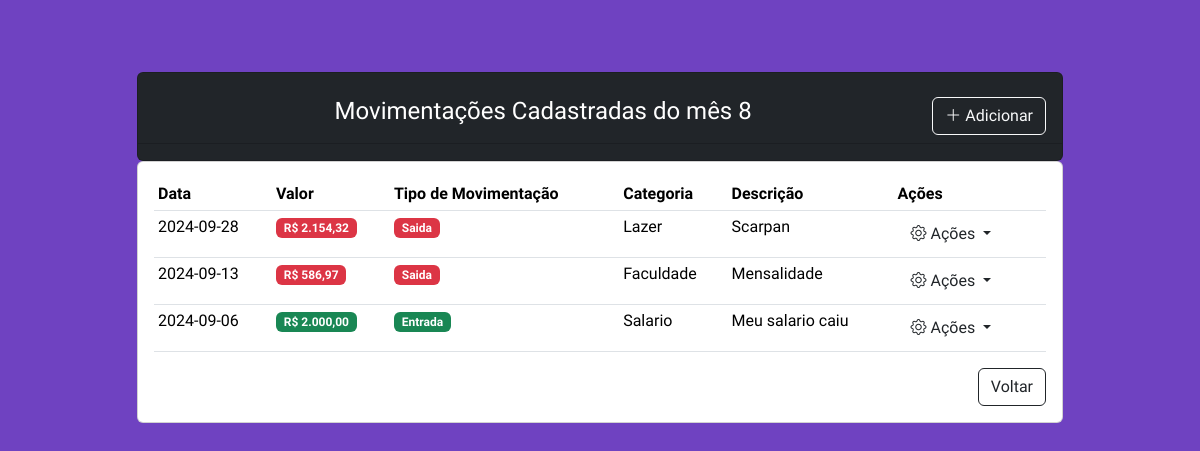
/movimentacoes/movimentacao.php?id_mes=8, run on the app's committed database.
### tables this page shows
CREATE TABLE `movimentacao` (
  `id_movimentacao` int(11) NOT NULL,
  `data_movimentacao` date NOT NULL,
  `tipo_movimentacao` enum('entrada','saida') NOT NULL,
  `descricao_movimentacao` text NOT NULL,
  `valor_movimentacao` decimal(10,2) NOT NULL,
  `id_categoria` int(11) NOT NULL,
  `id_mes` int(11) NOT NULL
);

CREATE TABLE `categoria` (
  `id_categoria` int(11) NOT NULL,
  `nome_categoria` varchar(100) NOT NULL,
  `descricao_categoria` text DEFAULT NULL
);

### movimentacoes/movimentacao.php (the view, shortened to what this page needs)
<?php
require_once '../conexao.php';
$mesId = mysqli_real_escape_string($conn, $_GET['id_mes']);
$sqlMovimentacoes = "
    SELECT m.*, c.nome_categoria
    FROM movimentacao m
    JOIN categoria c ON m.id_categoria = c.id_categoria
    WHERE m.id_mes = $mesId
    ORDER BY m.data_movimentacao DESC";
$resultMovimentacoes = $conn->query($sqlMovimentacoes);
?>
<!DOCTYPE html>
<html lang="pt-br">
<head>
    <link href="https://cdn.jsdelivr.net/npm/bootstrap@5.3.3/dist/css/bootstrap.min.css" rel="stylesheet">
    <link rel="stylesheet" href="https://cdn.jsdelivr.net/npm/bootstrap-icons@1.11.3/font/bootstrap-icons.min.css">
    <link href="../css/movimentacao.css" rel="stylesheet">
</head>
<body>
    <div class="container mt-5">
        <div class="row justify-content-center">
            <div class="col-md-6 col-lg-10">
                <div  class="card mt-4 bg-dark">
                    <div class="mt-3 mb-3 card-header text-center text-white bg-dark">
                        <h4>Movimentações Cadastradas do mês <?php echo $mesId; ?>
                        <a href="../movimentacoes/movimentacao-create.php?id_mes=<?php echo $mesId; ?>" class=" btn btn-outline-light float-end">
                            <i class="bi bi-plus-lg"></i> Adicionar
                        </a>
                        </h4>
                    </div>
                </div>
                <div class="card">
                    <div class="card-body">
                        <?php if ($resultMovimentacoes->num_rows > 0): ?>
                            <table class="table table-hover table-sm">
                                <thead>
                                    <tr>
                                        <th>Data</th>
                                        <th>Valor</th>
                                        <th>Tipo de Movimentação</th>
                                        <th>Categoria</th>
                                        <th>Descrição</th>
                                        <th>Ações</th>
                                    </tr>
                                </thead>
                                <tbody>
                                    <?php while ($movimentacao = $resultMovimentacoes->fetch_assoc()): ?>
                                        <tr>
                                            <td><?php echo $movimentacao['data_movimentacao'];?></td>
                                            <td>
                                                <span class="badge <?php echo $movimentacao['tipo_movimentacao'] === 'entrada' ? 'bg-success' : 'bg-danger'; ?>">
                                                    R$ <?php echo number_format($movimentacao['valor_movimentacao'], 2, ',', '.'); ?>
                                                </span>
                                            </td>
                                            <td>
                                                <span class="badge <?php echo $movimentacao['tipo_movimentacao'] === 'entrada' ? 'bg-success' : 'bg-danger'; ?>">
                                                    <?php echo ucfirst($movimentacao['tipo_movimentacao']); ?>
                                                </span>
                                            </td>
                                            <td><?php echo $movimentacao['nome_categoria']; ?></td>
                                            <td><?php echo $movimentacao['descricao_movimentacao']; ?></td>
                                            <td>
                                                <div class="btn-group">
                                                    <button class="btn dropdown-toggle" data-bs-toggle="dropdown" aria-expanded="false">
                                                         <i class="bi bi-gear"></i> Ações
                                                    </button>
                                                </div>
                                            </td>
                                        </tr>
                                        <?php endwhile; ?>
                                </tbody>
                            </table>
                            <div class="mb-3">
                                    <a href="../index.php" class="btn btn-outline-dark float-end">Voltar</a>
                            </div>
                        <?php endif; ?>
                    </div>
                </div>
            </div>
        </div>
    </div>
</body>
</html>

### css/movimentacao.css (style rules this page uses)
body { background-color: #6f42c1; font-family: "Source Sans 3", sans-serif; }

### data on the page
movimentacao: data_movimentacao "2024-09-28", valor_movimentacao "2.154,32", tipo_movimentacao "Saida", id_categoria.nome_categoria "Lazer", descricao_movimentacao "Scarpan"
movimentacao: data_movimentacao "2024-09-13", valor_movimentacao "586,97", tipo_movimentacao "Saida", id_categoria.nome_categoria "Faculdade", descricao_movimentacao "Mensalidade"
movimentacao: data_movimentacao "2024-09-06", valor_movimentacao "2.000,00", tipo_movimentacao "Entrada", id_categoria.nome_categoria "Salario", descricao_movimentacao "Meu salario caiu"

### other printed values
$mesId "8"
